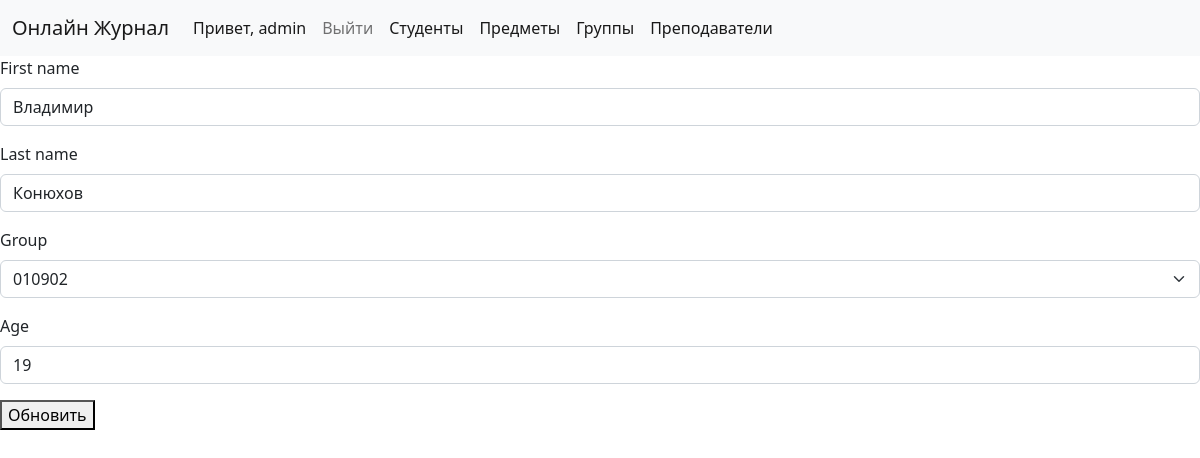
/students/2/update/ (signed in), run on the app's committed database.
### gradebook/models.py (models this page shows, shortened)
class Student(models.Model):
    first_name = models.CharField(max_length=30)
    last_name = models.CharField(max_length=30)
    group = models.ForeignKey(Group, related_name='students', on_delete=models.CASCADE)
    age = models.IntegerField()

### gradebook/views.py (the view)
# urls.py: path('students/<int:pk>/update/', views.UpdateStudent.as_view(), name="update_student"),
class UpdateStudent(LoginRequiredMixin, PermissionRequiredMixin, UpdateView):
    permission_required = 'change_student'
    model = Student
    template_name: str = 'update_page.html'
    fields = [
        'first_name', 'last_name', 'group', 'age'
    ]
    success_url = reverse_lazy('index')
    login_url = reverse_lazy('login')
    redirect_field_name = 'index'

### gradebook/models.py (called while the page is built)
    def __str__(self) -> str:
        return self.code

### templates/update_page.html (shortened to what this page needs)
{% extends 'base.html' %}
{%load bootstrap5%}
{% block content %}
    <form method="post">
        {% bootstrap_form form %}
        <button type="sumbit">Обновить</button>
    </form>
{% endblock content %}

### templates/base.html (shortened to what this page needs)
<!DOCTYPE html>
<html lang="en">
<link href="https://cdn.jsdelivr.net/npm/bootstrap@5.2.2/dist/css/bootstrap.min.css" rel="stylesheet">
<link href="https://getbootstrap.com/docs/5.2/assets/css/docs.css" rel="stylesheet">
<body>
    <nav class="navbar navbar-expand-lg navbar-light bg-light">
        <div class="container-fluid">
          <a class="navbar-brand" href="{% url 'index' %}">Онлайн Журнал</a>
          <div class="collapse navbar-collapse" id="navbarNav">
            <ul class="navbar-nav">
            {% if user.is_authenticated%}
            <li class="nav-item">
                <a class="nav-link active">Привет, {{user.username}}</a>
                </li>
                <li class="nav-item">
                <a class="nav-link" href="{% url 'logout' %}">Выйти</a>
                </li>
                {% endif %}
              <li class="nav-item">
                <a class="nav-link active" aria-current="page" href="{% url 'index' %}">Студенты</a>
              </li>
              <li class="nav-item">
                <a class="nav-link active" href="{% url 'subjects' %}">Предметы</a>
              </li>
              <li class="nav-item">
                <a class="nav-link active" href="{% url 'groups' %}">Группы</a>
              </li>
              <li class="nav-item">
                <a class="nav-link active" href="{% url 'teachers' %}">Преподаватели</a>
              </li>
            </ul>
          </div>
        </div>
      </nav>
    {% block content %}
    {% endblock content%}
</body>
</html>

### data on the page
Student: first_name "Владимир", last_name "Конюхов", group "010902", age "19"

### other printed values
{{ user.username }} "admin"
